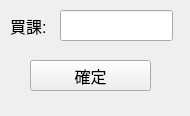
<?xml version="1.0" encoding="UTF-8"?>
<ui version="4.0">
 <class>Form</class>
 <widget class="QWidget" name="Form">
  <property name="geometry">
   <rect>
    <x>0</x>
    <y>0</y>
    <width>190</width>
    <height>116</height>
   </rect>
  </property>
  <property name="windowTitle">
   <string>Form</string>
  </property>
  <widget class="QLabel" name="label">
   <property name="geometry">
    <rect>
     <x>10</x>
     <y>10</y>
     <width>71</width>
     <height>31</height>
    </rect>
   </property>
   <property name="font">
    <font>
     <pointsize>12</pointsize>
    </font>
   </property>
   <property name="text">
    <string>買課:</string>
   </property>
  </widget>
  <widget class="QLineEdit" name="lineEdit">
   <property name="geometry">
    <rect>
     <x>60</x>
     <y>10</y>
     <width>113</width>
     <height>31</height>
    </rect>
   </property>
   <property name="font">
    <font>
     <pointsize>12</pointsize>
    </font>
   </property>
  </widget>
  <widget class="QToolButton" name="toolButton">
   <property name="geometry">
    <rect>
     <x>30</x>
     <y>60</y>
     <width>121</width>
     <height>31</height>
    </rect>
   </property>
   <property name="font">
    <font>
     <pointsize>12</pointsize>
    </font>
   </property>
   <property name="text">
    <string>確定</string>
   </property>
  </widget>
 </widget>
 <resources/>
 <connections>
  <connection>
   <sender>toolButton</sender>
   <signal>clicked()</signal>
   <receiver>Form</receiver>
   <slot>close()</slot>
   <hints>
    <hint type="sourcelabel">
     <x>83</x>
     <y>71</y>
    </hint>
    <hint type="destinationlabel">
     <x>163</x>
     <y>70</y>
    </hint>
   </hints>
  </connection>
 </connections>
</ui>
